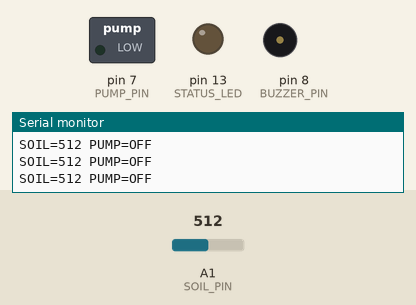
Bench run of a sketch on a simulated Arduino Uno, built with avr-gcc and run on an emulated ATmega328P. On the bench: switched loads named in the sketch (green lamp = pin HIGH), output pins drawn as LEDs (lit = HIGH), buzzer (waves = sounding, pin HIGH), the last lines printed to the serial monitor. Inputs (shaded band) come from the test bench; at power-on: A1 (SOIL_PIN) = 512.

Above: at 1.2 s.
1.3 s: A1 (SOIL_PIN) set to 412
2.8 s: A1 (SOIL_PIN) set to 385
At 3.4 s:
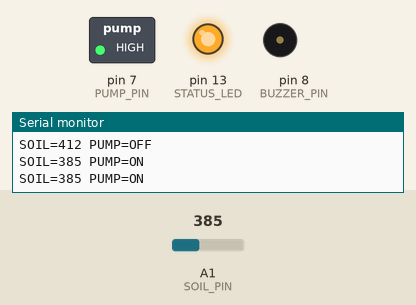
4.5 s: A1 (SOIL_PIN) set to 688
6.0 s: A1 (SOIL_PIN) set to 713
At 7.1 s:
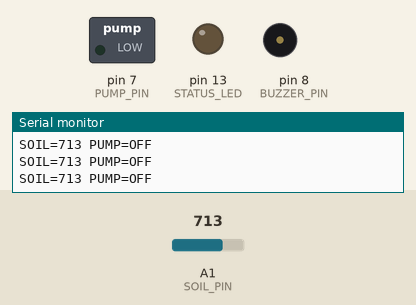
7.5 s: A1 (SOIL_PIN) set to 390
At 8.3 s:
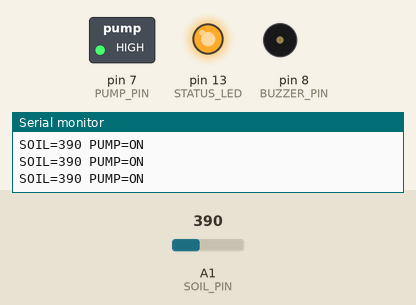
Timing chart, 0 to 10.0 s (numbered marks = the images above; inputs shaded):
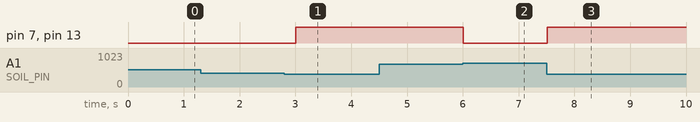

The sketch:

main.ino
```cpp
// Smart Plant Irrigation Controller Firmware
const int SOIL_PIN = A1;
const int PUMP_PIN = 7;
const int STATUS_LED = 13;
const int BUZZER_PIN = 8;

const float DRY_THRESH = 400.0;
const float WET_THRESH = 700.0;

bool pumpState = false;

int readSoilMoisture() {
  int raw = analogRead(SOIL_PIN);
  return raw; // bug: no rail fault check for raw <= 4 or raw >= 1019
}

void setup() {
  Serial.begin(9600);
  pinMode(PUMP_PIN, OUTPUT);
  pinMode(STATUS_LED, OUTPUT);
  pinMode(BUZZER_PIN, OUTPUT);
  digitalWrite(PUMP_PIN, LOW);
}

void loop() {
  int moisture = readSoilMoisture();

  if (moisture < DRY_THRESH) {
    pumpState = true;
  } else if (moisture > WET_THRESH) {
    pumpState = false;
  }

  digitalWrite(PUMP_PIN, pumpState ? HIGH : LOW);
  digitalWrite(STATUS_LED, pumpState ? HIGH : LOW);

  Serial.print("SOIL="); Serial.print(moisture);
  Serial.print(" PUMP="); Serial.println(pumpState ? "ON" : "OFF");
  delay(250);
}
```

Measured:
- the behaviour switches between 400 and 399 on A1 (SOIL_PIN) (found by bisection; images 0 and 1)
- the behaviour switches between 700 and 701 on A1 (SOIL_PIN) (found by bisection; images 1 and 2)
- after the input at 2.8 s, pin 7 (PUMP_PIN), pin 13 (STATUS_LED): LOW → HIGH after 0.21 s
- after the input at 6.0 s, pin 7 (PUMP_PIN), pin 13 (STATUS_LED): HIGH → LOW at once
- after the input at 7.5 s, pin 7 (PUMP_PIN), pin 13 (STATUS_LED): LOW → HIGH at once
